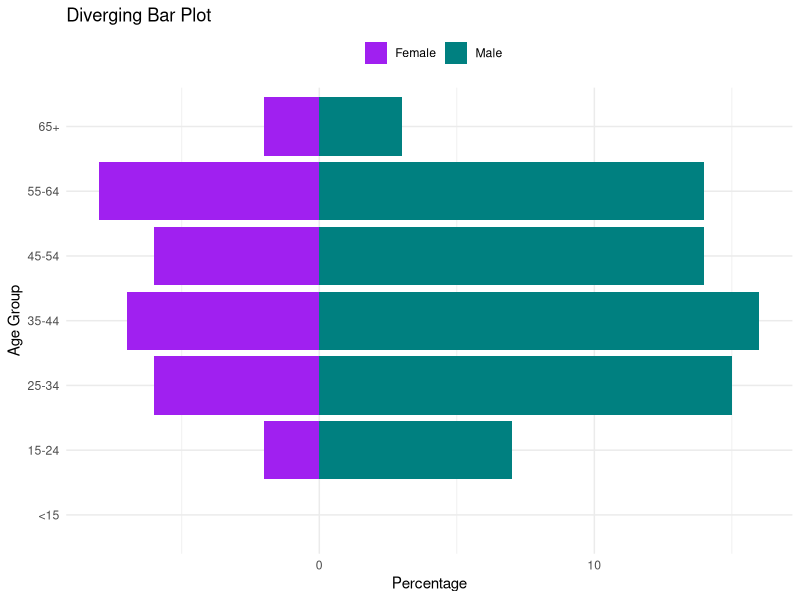
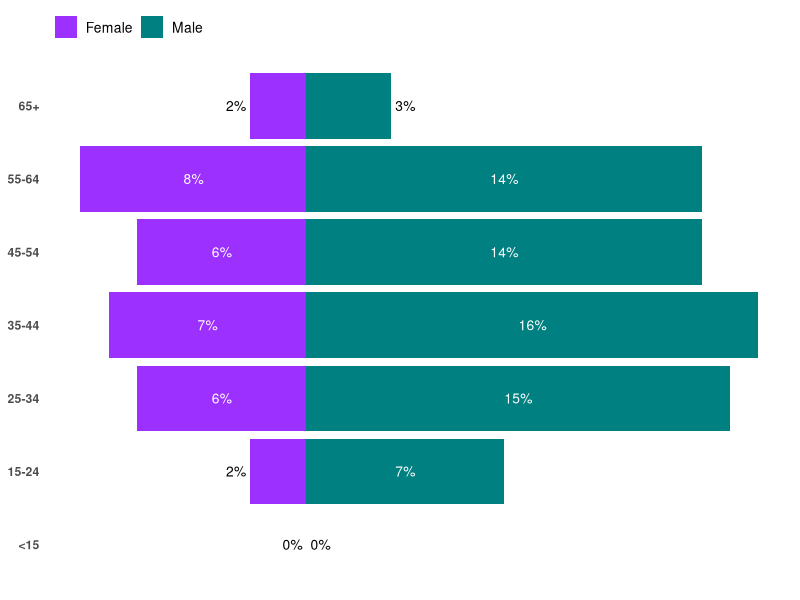

Generate these figures, in order, with R:
## ---- chunk 1
# Load required libraries
suppressPackageStartupMessages({
  library(ggplot2)
  library(dplyr)
  library(tidyr)
})
## ---- chunk 2
# Simulate data
df <- data.frame(
  Age_Group = c("<15", "15-24", "25-34", "35-44", "45-54", "55-64", "65+"),
  Female = c(0, 2, 6, 7, 6, 8, 2),  # Female percentages
  Male = c(0, 7, 15, 16, 14, 14, 3)  # Male percentages
)
## ---- chunk 3
# Define color palette
colors <- c("Female" = "purple", "Male" = "#008080")
## ---- chunk 4
# Convert female values to negative for diverging effect?
df <- df %>%
  mutate(Female = -Female)

# Main plot
ggplot(df, aes(x = Age_Group)) +
  geom_bar(aes(y = Female, fill = "Female"), stat = "identity") +
  geom_bar(aes(y = Male, fill = "Male"), stat = "identity") +
  coord_flip() +  # Flip for horizontal bars
  scale_fill_manual(values = c("Female" = "purple", "Male" = "#008080")) +
  labs(title = "Diverging Bar Plot",
       x = "Age Group",
       y = "Percentage",
       fill = "") +
  theme_minimal() +
  theme(legend.position = "top")
## ---- chunk 5
df <- data.frame(
  Age_Group = c("<15", "15-24", "25-34", "35-44", "45-54", "55-64", "65+"),
  Female = c(0, 2, 6, 7, 6, 8, 2),  
  Male = c(0, 7, 15, 16, 14, 14, 3)  
)

# Define plot colors
colors <- c("Female" = "#9B30FF", "Male" = "#008080")

# Convert Female values to negative for diverging format
df <- df %>%
  mutate(Female = -Female)

# Pivot data for ggplot
df_long <- df %>%
  pivot_longer(cols = c("Female", "Male"), names_to = "Gender", values_to = "Percentage")

# Correct text label positioning with an hjust calc
df_long <- df_long %>%
  mutate(
    text_color = ifelse(abs(Percentage) < 5, "black", "white"),  # Black text for small values
    hjust_adjust = ifelse(Gender == "Male", -0.2, 1.2)  # Adjust text position for small bars
  )

# Plot
plot2 <- ggplot(df_long, aes(x = Age_Group, y = Percentage, fill = Gender)) +
  geom_bar(stat = "identity") +

  # Text labels inside bars (centered) if they fit
  geom_text(data = df_long %>% filter(abs(Percentage) >= 5),
            aes(label = paste0(abs(Percentage), "%")),
            position = position_stack(vjust = 0.5),
            color = "white", size = 3.5) +  # **Smaller text labels**

  # Text labels outside bars for small values
  geom_text(data = df_long %>% filter(abs(Percentage) < 5),
            aes(label = paste0(abs(Percentage), "%"), hjust = hjust_adjust),
            color = "black", size = 3.5) +  # **Smaller text labels**

  coord_flip() +  # Keep diverging format

  scale_fill_manual(values = colors) +

  # Custom theme adjustments
  theme_minimal() +
  theme(
    axis.title = element_blank(),
    axis.text.y = element_text(face = "bold"),
    axis.text.x = element_blank(),
    panel.grid = element_blank(),
    
    # **Legend positioned at the top, outside the plot**
    legend.position = "top",
    legend.justification = "left",
    legend.title = element_blank(),
    legend.key = element_blank(),
    legend.text = element_text(size = 10),
    legend.background = element_rect(fill = "transparent", color = NA)
  ) +

  # Use circles instead of squares in the legend
  guides(fill = guide_legend(override.aes = list(shape = 21, size = 5)))

plot2
